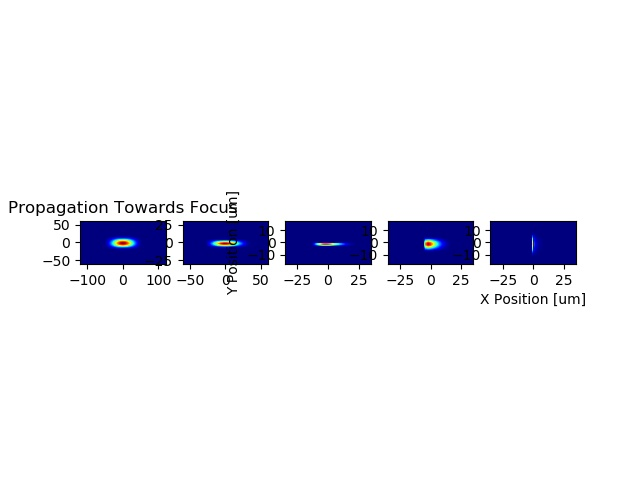
#> input picture wpg/extensions/pat/io/test.jpg, 640 x 480 px
$ python -i backpropagation.py   (imports and definitions only)
#> lines starting #> are read from the running program, lines starting #| are printed output that depends on the picture
from __future__ import absolute_import
from __future__ import division
from __future__ import print_function
from __future__ import unicode_literals

import os
import errno
import gc
import numpy as np
import scipy
import scipy.optimize

import wpg.srwlib
from wpg.srwlib import SRWLOptC
from wpg import Wavefront
from wpg import Beamline  # new class for fixing bugs of srw classes

from wpg import optical_elements


# [11 lines left out: function mkdir_p, not called in this run]


def gaussian(height, center_x, center_y, width_x, width_y):
    """Returns a gaussian function with the given parameters"""
    width_x = float(width_x)
    width_y = float(width_y)
    return lambda x, y: height * np.exp(
        -(((center_x - x) / width_x) ** 2 + ((center_y - y) / width_y) ** 2) / 2
    )


def moments(data):
    """Returns (height, x, y, width_x, width_y)
    the gaussian parameters of a 2D distribution by calculating its
    moments """
    total = data.sum()
    X, Y = np.indices(data.shape)
    x = (X * data).sum() / total
    y = (Y * data).sum() / total
    col = data[:, int(y)]
    width_x = np.sqrt(abs((np.arange(col.size) - y) ** 2 * col).sum() / col.sum())
    row = data[int(x), :]
    width_y = np.sqrt(abs((np.arange(row.size) - x) ** 2 * row).sum() / row.sum())
    height = data.max()
    return height, x, y, width_x, width_y


def fit_gaussian(data):
    """Returns (height, x, y, width_x, width_y)
    the gaussian parameters of a 2D distribution found by a fit"""
    params = moments(data)
    errorfunction = lambda p: np.ravel(gaussian(*p)(*np.indices(data.shape)) - data)
    x, cov_x, infodict, mesg, ier = scipy.optimize.leastsq(
        errorfunction, params, full_output=True
    )

    res = gaussian(*x)(*np.indices(data.shape))
    error = infodict["fvec"]
    ss_err = ((error) ** 2).sum()
    ss_tot = ((res - res.mean()) ** 2).sum()
    rsquared = 1 - (ss_err / ss_tot)
    return {"params": x, "rsquared": rsquared}


# [402 lines left out: functions fit_gaussian_pulse, show_slices, forward_propagate, back_propagate, not called in this run]

>>> import cv2
>>> picture = cv2.imread('../extensions/pat/io/test.jpg', cv2.IMREAD_GRAYSCALE)
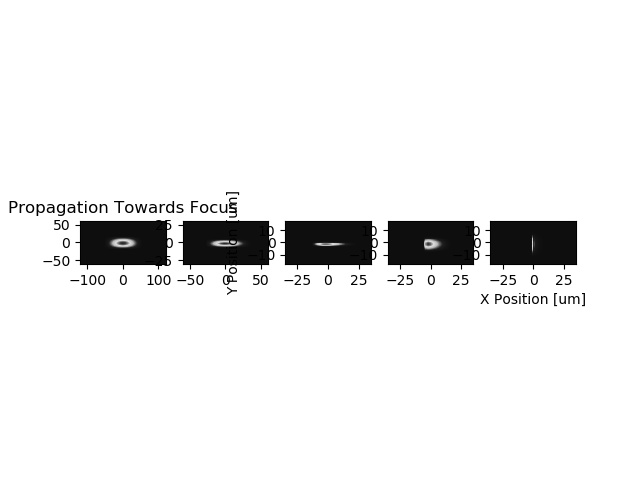
#> picture: shape (480, 640); min 0, max 255, mean 238.1
>>> result = fit_gaussian(picture)
#> in moments, `total = data.sum()`: total = 73139920
#> in moments, `x = (X * data).sum() / total`: x = 239.2
#> in moments, `y = (Y * data).sum() / total`: y = 319.4
#> in moments, `col = data[:, int(y)]`: col = 480 values, max 255 at index 0, min 0 at index 221, mean 233.9
#> in moments, `width_x = np.sqrt(abs((np.arange(col.size) - y) ** 2 * col).sum() / co..`: width_x = 165.4
#> in moments, `row = data[int(x), :]`: row = 640 values, max 255 at index 0, min 0 at index 80, mean 91.7
#> in moments, `width_y = np.sqrt(abs((np.arange(row.size) - x) ** 2 * row).sum() / ro..`: width_y = 245.4
#> in moments, `height = data.max()`: height = 255
#> in fit_gaussian, `params = moments(data)`: params = (255, 239.2, 319.4, 165.4, 245.4)
#> in fit_gaussian, `x, cov_x, infodict, mesg, ier = scipy.optimize.leastsq( errorfunction,..`: x = [828.5, -148403, -60176.5, 96706, 166923.9]; cov_x = [[63788691.7, -9.66e+09, -613626041.1, 3.15e+09, 848826094.9], [-9.66e+09, 1.47e+12, -22787146.9, -4.81e+11, 31494816.4], [-613626041.1, -22787146.9, 6.86e+11, 7429986.1, -9.49e+11], [3.15e+09, -4.81e+11, 7429986.1, 1.57e+11, -10269214.2], [848826094.9, 31494816.4, -9.49e+11, -10269214.2, 1.31e+12]]; infodict = 5 items; ier = 1
#> in fit_gaussian, `ss_err = ((error) ** 2).sum()`: ss_err = 1.13e+09
#> in fit_gaussian, `ss_tot = ((res - res.mean()) ** 2).sum()`: ss_tot = 87261.5
#> in fit_gaussian, `rsquared = 1 - (ss_err / ss_tot)`: rsquared = -12905.1
#> result = {'params': [828.5, -148403, -60176.5, 96706, 166923.9], 'rsquared': -12905.1}
